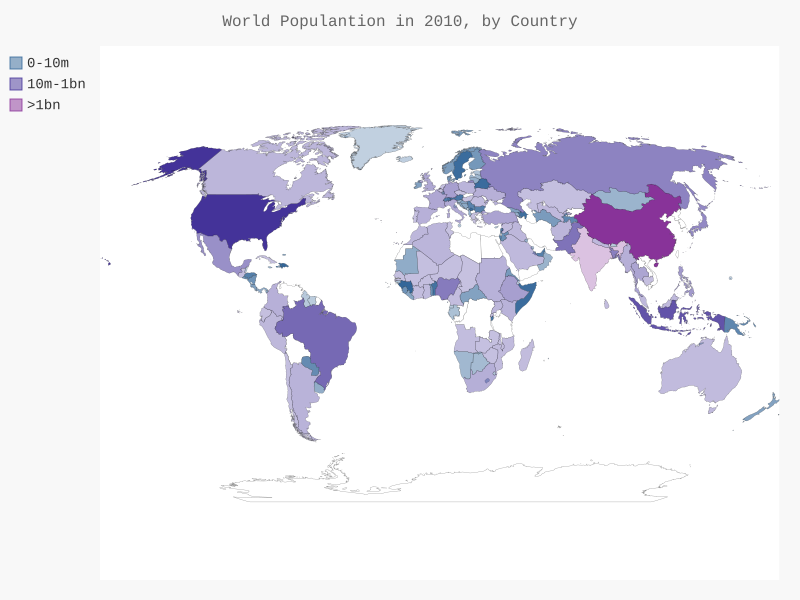

Source code (Python):
import json

from pygal.maps.world import World
from pygal.style import LightColorizedStyle, RotateStyle

from country_codes import get_country_code

# Список заполняется данными.
filename = 'population_data.json'
with open(filename) as f:
  pop_data = json.load(f)

# Вывод населения каждой страны за 2010 год.
# Построение словаря с данными численности населения.
cc_populations = {}
for pop_dict in pop_data:
  if pop_dict['Year'] == '2010':
    country = pop_dict['Country Name']
    population = int(float(pop_dict['Value']))
    code = get_country_code(country)
    if code:
      cc_populations[code] = population

# Группировка стран по 3 уровням населения.
cc_pops_1, cc_pops_2, cc_pops_3 = {}, {}, {}
for cc, pop in cc_populations.items():
  if pop < 10000000:
    cc_pops_1[cc] = pop
  elif pop < 1000000000:
    cc_pops_2[cc] = pop
  else:
    cc_pops_3[cc] = pop

# Проверка количества стран на каждом уровне.
print(len(cc_pops_1), len(cc_pops_2), len(cc_pops_3))

wm = World()
wm_style = RotateStyle('#336699', base_style=LightColorizedStyle)
wm = World(style=wm_style)
wm.title = 'World Populantion in 2010, by Country'
wm.add('0-10m', cc_pops_1)
wm.add('10m-1bn', cc_pops_2)
wm.add('>1bn', cc_pops_3)

wm.render_to_file('world_population.svg')
